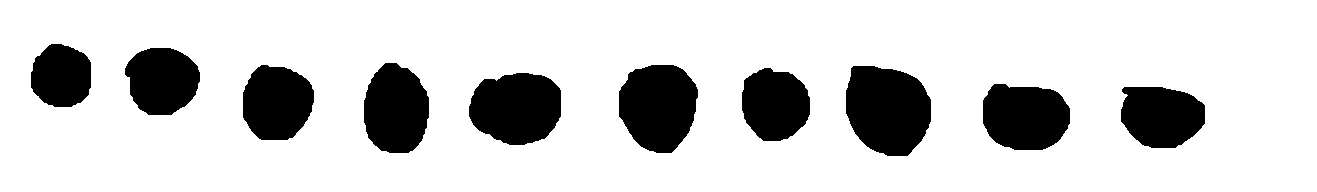
#> input picture vezbe/02-knn/data/train/circles.png, 1317 x 192 px
$ python knn_shapes.py   (older library calls are emulated)
#> lines starting #> are read from the running program, lines starting #| are printed output that depends on the picture; after the words box and inside, x2 and y2 are one past the last pixel; in counts of white or black regions, pixels touching at a corner belong together
### vezbe/02-knn/src/solutions/knn_classifier.py
# coding=utf-8
# autor: Bojan Blagojević  sw9/2013

from math import sqrt
import operator
import warnings


class KNNClassifier(object):

    def __init__(self, k, distance='L2'):
        """
        Konstruktor KNN klasifikatora.

        :param k: koliko najblizih suseda uzeti u obzir.
        :param distance: koju udaljenost koristiti za poredjenje, moguce vrednosti su 'L1' i 'L2'
        """

        self.k = k
        self.distance = distance

    def fit(self, x, y):
        """
        :param x: podaci
        :param y: labele klasa (celobrojne vrednosti >= 0)
        :return: None
        """

        labels = list()

        for label in y:
            if label not in labels:
                labels.append(label)

        if len(labels) == self.k:
            warnings.warn("Broj klasa je jednak parametru k(broj susjeda)")

        self.x = x
        self.y = y

    @staticmethod
    def euclidean_distance(x, y):
        """
            :param x: ulazni vektor osobina jedne tačke
            :param y: ulazni vektor osobina druge tačke
            :return: euklidsko rastojanje između podatka x i podatka y
        """

        distance = 0
        for i in range(len(x)):
            distance += (x[i] - y[i])**2

        return sqrt(distance)

    # [12 lines left out: function manhattan_distance, not called in this run]

    def get_k_nearest_neighbour(self, unmarked_data):
        """
            :param unmarked_data: neoznačeni podaci
            :return: k najbližih susjeda za unmarked_data
        """
        dists = {}

        for i in range(len(self.x)):
            if self.distance == "L1":
                d = self.manhattan_distance(self.x[i], unmarked_data)
            else:
                d = self.euclidean_distance(self.x[i], unmarked_data)
            dists[str(i)] = d

        # sortiranje susjeda prema udaljenosti da bi se dobilo k susjeda sa najmanjom razdaljinom
        sorted_dists = sorted(dists.iteritems(), key=operator.itemgetter(1))

        k_neighbours = []
        for i in range(self.k):
            k_neighbours.append(self.y[int(sorted_dists[i][0])])

        return k_neighbours

    def vote(self, k_neighbours):
        """
            :param k_neighbours: k najbližih susjeda
            :return: iem klase susjeda koji se najviše puta pojavljivao
        """

        votes = {}

        for label in k_neighbours:
            if label in votes:
                votes[label] += 1
            else:
                votes[label] = 1

        # sortiranje 'glasova' u opadajućem redoslijedu da bi se dobio susjed sa najviše glasova
        sorted_votes = sorted(votes.iteritems(), key=operator.itemgetter(1), reverse=True)

        return sorted_votes[0][0]

    def get_accuracy(self, results, expected_results):
        """
            :param results: vektor rezultata koji su dobijeni nakon predikcije (predviđene vrijednosti)
            :param expected_results: vektor očekivanih rezultata (tačne vrijednosti)
            :return: tačnost predikcije
        """

        num_of_equals = 0.

        for i in range(len(expected_results)):
            if results[i] == expected_results[i]:
                num_of_equals += 1

        return num_of_equals/len(results)

    def predict(self, x, expected_results=None):
        """
        :param x: podaci za klasifikaciju
        :param expected_results: vektor očekivanih rezulata
        :return: labele X podataka nakon klasifikacije
        """
        results = []

        for i in range(len(x)):
            k_neighbours = self.get_k_nearest_neighbour(x[i])
            result = self.vote(k_neighbours)
            results.append(result)

        if expected_results is not None:
            acc = self.get_accuracy(results, expected_results)
            print ("Accuracy: " + str(acc * 100) + "%")

### vezbe/02-knn/src/solutions/knn_shapes.py
#  -*- coding: utf-8 -*-
# autor: Bojan Blagojević  sw9/2013


from knn_classifier import *
from skimage.io import imread
from skimage.color import rgb2gray
import numpy as np
from skimage.morphology import disk
from skimage.measure import label
from skimage.measure import regionprops
from scipy.ndimage import binary_fill_holes
from skimage.morphology import erosion
from matplotlib import pyplot as pt


# utility funkcija za iscrtavanje regiona na slikama zadate velicine
def draw_regions(regs, img_size):
    img_r = np.ndarray((img_size[0], img_size[1]), dtype='float64')
    for reg in regs:
        coords = reg.coords  # coords vraca koordinate svih tacaka regiona
        for coord in coords:
            img_r[coord[0], coord[1]] = 1.
    return img_r


# funkcija koja izdvaja regione(oblike) iz slike
def prepare_image(img_path):
#> called with img_path = '../../data/train/circles.png'
    img = imread(img_path)
#> img is the input picture: shape (192, 1317, 4); mean R, G, B, A 209.1, 209.1, 209.1, 255
    img_gray = rgb2gray(img)
#> img_gray: shape (192, 1317) float64; values 0 (black) and 1 (white), 82% white; 10 black regions, largest, box (x1, y1, x2, y2) and area: (846, 66, 931, 156) 6111, (619, 65, 698, 153) 5452, (469, 73, 561, 145) 5296
    img_tr = 1 - img_gray

    filled_img = binary_fill_holes(img_tr).astype('float64')

    str_elem = disk(10)  # parametar je poluprecnik diska
    img_tr_er = erosion(filled_img, selem=str_elem)
#> img_tr_er: shape (192, 1317) float64; values 0 (black) and 1 (white), 9.6% white; 10 white regions

    labeled_img = label(img_tr_er)
#> labeled_img: shape (192, 1317) int64; 11 distinct labels, from 0 to 10
    regions = regionprops(labeled_img)
#> regions = 10 regions; largest, box (x1, y1, x2, y2) and area: (856, 76, 921, 146) 3588, (629, 75, 688, 143) 3098, (479, 83, 551, 135) 2945, (993, 94, 1060, 140) 2507, (374, 73, 419, 143) 2476

    # plt.imshow(draw_regions(regions, img.shape), 'gray')
    # plt.show()
    return regions


# dobijanje bitnih osobina za jedan region
def get_properties(shapes, training_data, labels=None):
    for i in xrange(len(shapes)):
        for region in shapes[i]:
            props = list()

            bbox = region.bbox

            h = float(bbox[2] - bbox[0])  # visina
            w = bbox[3] - bbox[1]  # sirina

            # odabrane su samo dvije osobine
            # odnos površine popunjenog prostora i cijelog regiona
            # odnos obima popunjenog prostora i cijelog regiona
            param1 = region.extent
            param2 = region.perimeter/(2*(h+w))
            props.append(param1)
            props.append(param2)

            training_data.append(props)

            if labels is not None:
                labels.append(i)
                plot_point(param1, param2, i)
            else:
                plot_point(param1, param2, None)


def plot_point(x, y, col):
    color = 'black'
    if col == 0:
        color = 'red'
    if col == 1:
        color = 'blue'
    if col == 2:
        color = 'green'
    pt.scatter(x, y, color=color)


# dobijanje svih regiona
regions_circle = prepare_image('../../data/train/circles.png')
#> regions_circle has the same summary as regions in prepare_image
regions_rectangle = prepare_image('../../data/train/rectangles.png')
#> call 2 of prepare_image, with img_path = '../../data/train/rectangles.png'
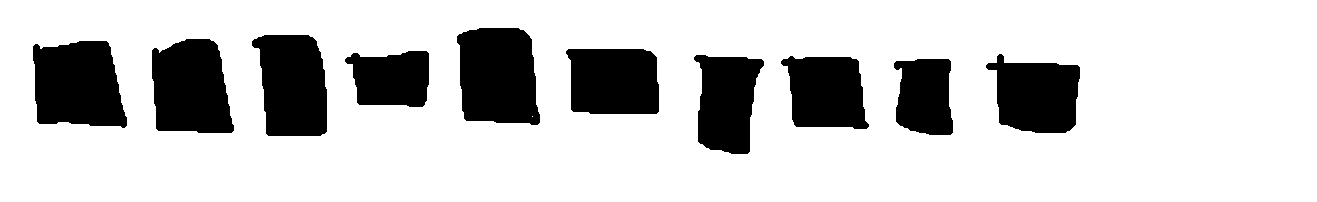
#> input picture vezbe/02-knn/data/train/rectangles.png, 1317 x 202 px
#> in prepare_image, img is the input picture: shape (202, 1317, 4); mean R, G, B, A 202.2, 202.2, 202.2, 255
#> in prepare_image (call 2), `img_gray = rgb2gray(img)`: img_gray: shape (202, 1317) float64; values 0 (black) and 1 (white), 79.3% white; 10 black regions, largest, box (x1, y1, x2, y2) and area: (457, 28, 540, 125) 6888, (33, 41, 127, 128) 6723, (152, 39, 234, 133) 6395
#> in prepare_image (call 2), `filled_img = binary_fill_holes(img_tr).astype('float64')`: filled_img: shape (202, 1317) float64; values 0 (black) and 1 (white), 20.7% white; 10 white regions, largest, box (x1, y1, x2, y2) and area: (457, 28, 540, 125) 6889, (33, 41, 127, 128) 6723, (152, 39, 234, 133) 6395
#> in prepare_image (call 2), `img_tr_er = erosion(filled_img, selem=str_elem)`: img_tr_er: shape (202, 1317) float64; values 0 (black) and 1 (white), 10.8% white; 10 white regions
#> in prepare_image (call 2), `labeled_img = label(img_tr_er)`:
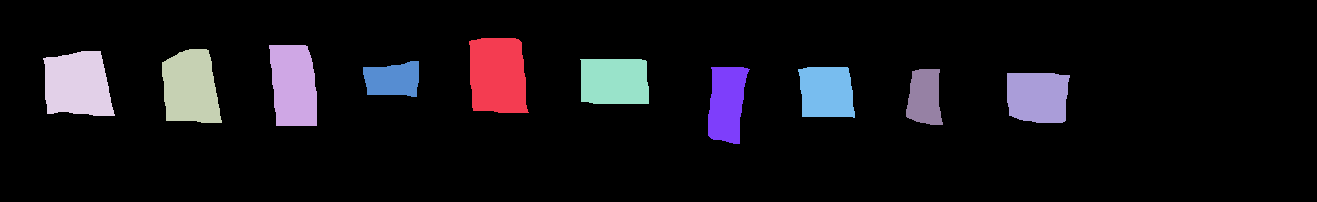
#> labeled_img: shape (202, 1317) int64; 11 distinct labels, from 0 to 10; one colour per label, 0 black
#> in prepare_image (call 2), `regions = regionprops(labeled_img)`: regions = 10 regions; largest, box (x1, y1, x2, y2) and area: (469, 38, 529, 113) 3971, (43, 51, 115, 116) 3787, (162, 49, 222, 123) 3585, (269, 45, 317, 126) 3387, (580, 59, 649, 104) 2985
#> regions_rectangle has the same summary as regions in prepare_image
regions_triangle = prepare_image('../../data/train/triangles.png')
#> call 3 of prepare_image, with img_path = '../../data/train/triangles.png'
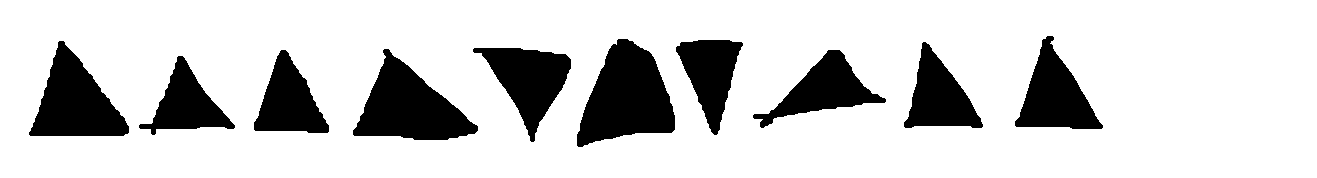
#> input picture vezbe/02-knn/data/train/triangles.png, 1317 x 178 px
#> in prepare_image, img is the input picture: shape (178, 1317, 4); mean R, G, B, A 207.2, 207.2, 207.2, 255
#> in prepare_image (call 3), `img_gray = rgb2gray(img)`: img_gray: shape (178, 1317) float64; values 0 (black) and 1 (white), 81.3% white; 10 black regions, largest, box (x1, y1, x2, y2) and area: (577, 39, 675, 147) 6704, (353, 49, 478, 140) 5972, (29, 41, 129, 136) 5239
#> in prepare_image (call 3), `img_tr_er = erosion(filled_img, selem=str_elem)`: img_tr_er: shape (178, 1317) float64; values 0 (black) and 1 (white), 8% white; 10 white regions
#> in prepare_image (call 3), `labeled_img = label(img_tr_er)`:
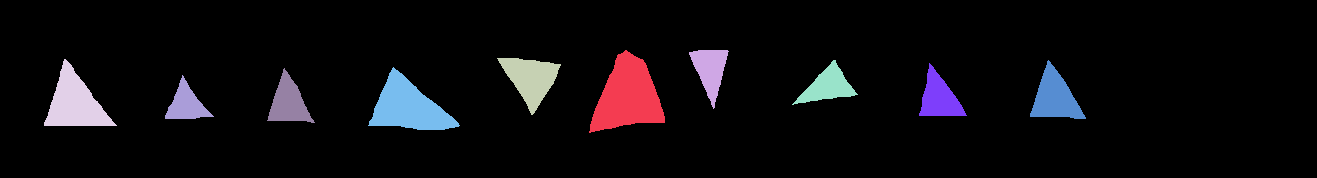
#> labeled_img: shape (178, 1317) int64; 11 distinct labels, from 0 to 10; one colour per label, 0 black
#> in prepare_image (call 3), `regions = regionprops(labeled_img)`: regions = 10 regions; largest, box (x1, y1, x2, y2) and area: (589, 50, 665, 133) 3711, (368, 67, 460, 130) 2966, (44, 59, 117, 126) 2451, (497, 58, 561, 115) 1850, (1030, 60, 1086, 119) 1724
#> regions_triangle has the same summary as regions in prepare_image

shapes = [regions_circle, regions_rectangle, regions_triangle]

unmarked_regions = prepare_image('../../data/test/shapes.png')
#> call 4 of prepare_image, with img_path = '../../data/test/shapes.png'
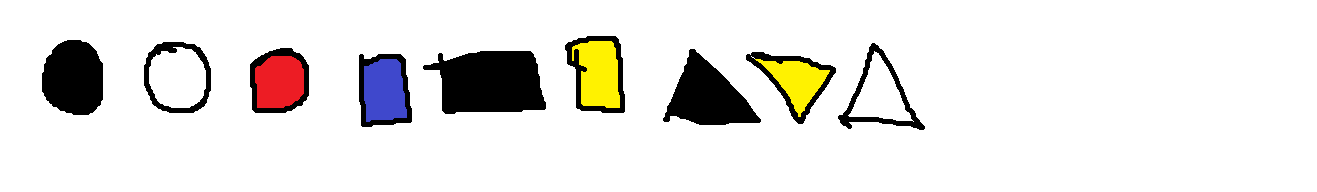
#> input picture vezbe/02-knn/data/test/shapes.png, 1317 x 192 px
#> in prepare_image, img is the input picture: shape (192, 1317, 4); mean R, G, B, A 231.9, 229.9, 227.1, 255
#> in prepare_image (call 4), `filled_img = binary_fill_holes(img_tr).astype('float64')`: filled_img: shape (192, 1317) float64; values 0 (black) and 1 (white), 13.8% white; 9 white regions, largest, box (x1, y1, x2, y2) and area: (423, 51, 546, 114) 5932, (144, 42, 211, 113) 4040, (663, 49, 761, 125) 3991
#> in prepare_image (call 4), `img_tr_er = erosion(filled_img, selem=str_elem)`: img_tr_er: shape (192, 1317) float64; values 0 (black) and 1 (white), 6.1% white; 9 white regions
#> in prepare_image (call 4), `labeled_img = label(img_tr_er)`:
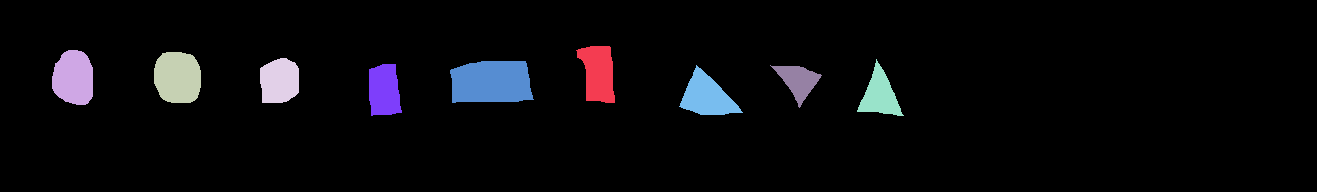
#> labeled_img: shape (192, 1317) int64; 10 distinct labels, from 0 to 9; one colour per label, 0 black
#> in prepare_image (call 4), `regions = regionprops(labeled_img)`: regions = 9 regions; largest, box (x1, y1, x2, y2) and area: (450, 61, 534, 103) 3074, (154, 52, 201, 103) 2069, (52, 50, 93, 105) 1852, (679, 65, 743, 115) 1679, (576, 46, 615, 103) 1610
#> unmarked_regions has the same summary as regions in prepare_image
# sortiranje regiona po x-osi da bi svaki regioni redom odgovarali klasama [0, 0, 0, 1, 1, 1, 2, 2, 2]
sorted_unm_reg = sorted(unmarked_regions, key=lambda k: k['bbox'][1])
#> sorted_unm_reg has the same summary as regions in prepare_image

training_data = []
labels = []
test_data = []

# pripremanje training i test podataka
get_properties(shapes, training_data, labels)
#> the loop in get_properties, `for i in xrange(len(shapes)):` made 3 passes
#> after the loop in get_properties, `for i in xrange(len(shapes)):`: labels = 30 values from 0 to 2; training_data = 30 pairs, first value 0.423 to 0.961, second value 0.788 to 0.964
get_properties([sorted_unm_reg], test_data)

# kreiranje KNN klasifikatora uz fitovanje i predikciju
knn = KNNClassifier(1)
knn.fit(training_data, labels)
knn.predict(test_data, [0, 0, 0, 1, 1, 1, 2, 2, 2])

pt.show()
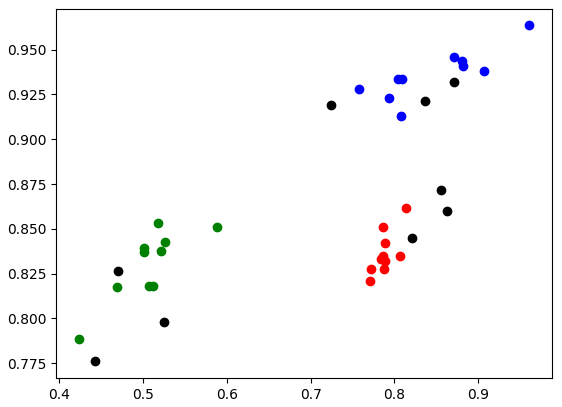
#> figure drawn by matplotlib, 1 panel
